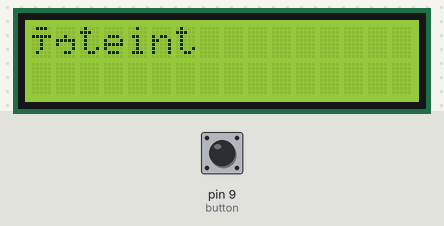
The sketch below on a simulated Arduino Uno, built with avr-gcc and run on an emulated ATmega328P. Parts: 16×2 character LCD. The test bench sets the inputs (shaded band); at power-on: pin 9 (button) LOW.

Above: at 1.2 s.
1.3 s: pin 9 (button) pulled HIGH for 1 s
At 3.0 s:
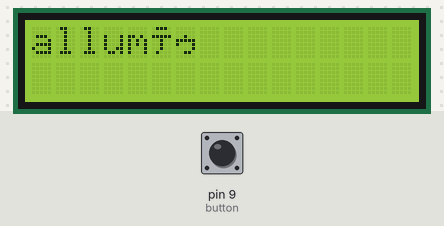
3.8 s: pin 9 (button) pulled HIGH for 0.15 s
At 4.5 s:
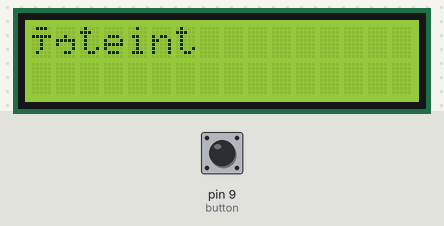
5.4 s: pin 9 (button) pulled HIGH for 3.2 s
At 5.55 s:
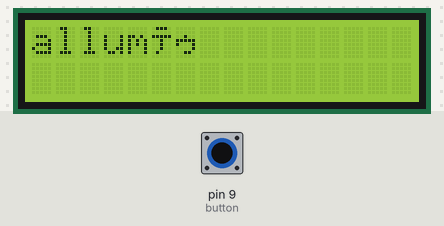

Measured:
- after the input at 1.3 s, the display: changes at once (image 1)
- after the input at 3.8 s, the display: changes at once (image 2)
- after the input at 5.4 s, the display: changes at once (image 3)

The sketch:

pins_screen.ino
```cpp
// Wiring code generated from an ArduinoML model
// Application name: Pins screen

#include <LiquidCrystal.h>

long debounce = 200;

enum STATE {off, on};
STATE currentState = off;

boolean buttonBounceGuard = false;
long buttonLastDebounceTime = 0;

LiquidCrystal screen(2, 3, 4, 5, 6, 7, 8);

void setup(){
  pinMode(9, INPUT);  // button [Sensor]
  screen.begin(16,2);  // screen [Screen]
  pinMode(8, OUTPUT); // led [Actuator]
}

void loop() {
	switch(currentState){
		case off:
			digitalWrite(8,LOW);
			if(!buttonBounceGuard) {
				screen.clear();
				screen.print("éteint");
			}
			buttonBounceGuard = millis() - buttonLastDebounceTime > debounce;
			if(digitalRead(9) == HIGH && buttonBounceGuard) {
				buttonLastDebounceTime = millis();
				currentState = on;
			}
		break;
		case on:
			digitalWrite(8,HIGH);
			if(!buttonBounceGuard) {
				screen.clear();
				screen.print("allumé");
			}
			buttonBounceGuard = millis() - buttonLastDebounceTime > debounce;
			if(digitalRead(9) == HIGH && buttonBounceGuard) {
				buttonLastDebounceTime = millis();
				currentState = off;
			}
		break;
	}
}
```
